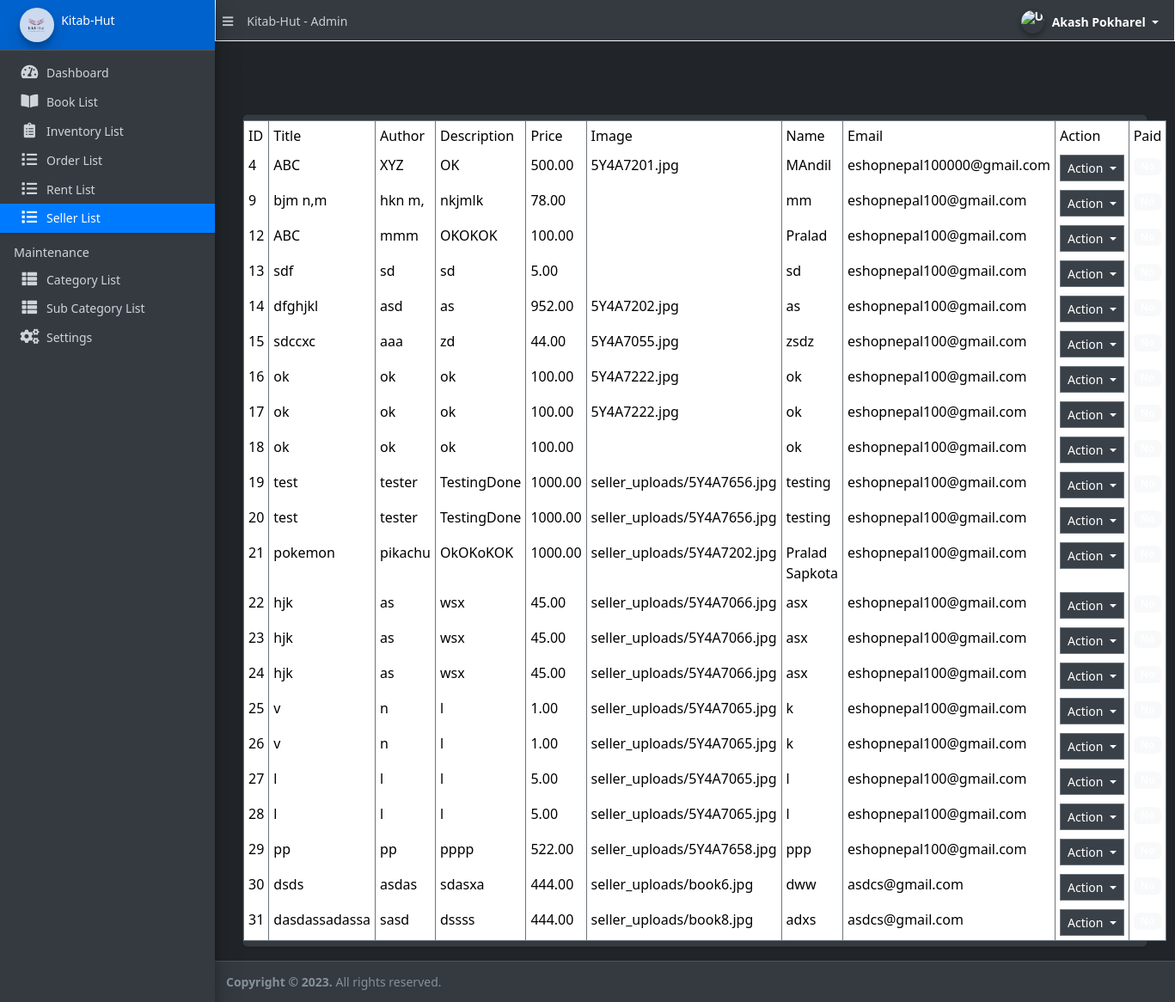
/admin/?page=seller (signed in), run on the app's committed database.
### tables this page shows
CREATE TABLE `selling_form` (
  `id` int(11) NOT NULL,
  `title` varchar(255) NOT NULL,
  `author` varchar(255) NOT NULL,
  `description` text NOT NULL,
  `price` decimal(10,2) NOT NULL,
  `image_url` varchar(255) NOT NULL,
  `seller_name` varchar(255) NOT NULL,
  `seller_email` varchar(255) NOT NULL,
  `paid` int(255) NOT NULL DEFAULT 0
);

### admin/seller/index.php (the view, shortened to what this page needs)
<?php
$host = "127.0.0.1";
$user = "root";
$password = "";
$database = "book_shop_db";
$conn = mysqli_connect($host, $user, $password, $database);
$query = " select * from selling_form ";
$result = mysqli_query($conn,$query);
?>
<!DOCTYPE html>
<html lang="en">
<head>
    <link rel="stylesheet" a href="CSS/bootstrap.css"/>
    <div class="card-header">
		<h3 class="card-title">List of Requests</h3>
	</div>
</head>
<body class="bg-dark">
        <div class="container">
            <div class="row">
                <div class="col m-auto">
                    <div class="card mt-5">
                        <table class="table table-bordered">
<tr>
  <td>ID</td>
  <td>Title</td>
  <td>Author</td>
  <td>Description</td>
  <td>Price</td>
  <td>Image</td>
  <td>Name</td>
  <td>Email</td>
  <td>Action</td>
  <td>Paid</td>
 </tr>
 <colgroup>
					<col width="5%">
					<col width="15%">
					<col width="25%">
					<col width="20%">
					<col width="10%">
					<col width="10%">
					<col width="15%">
				</colgroup>
 <?php
                                    while($row=mysqli_fetch_assoc($result))
                                    {
                                        $ID = $row['id'];
                                        $Title = $row['title'];
                                        $Author = $row['author'];
                                        $Description = $row['description'];
                                        $Price = $row['price'];
                                        $Image = $row['image_url'];
                                        $Name = $row['seller_name'];
                                        $Email = $row['seller_email'];
?>
                                    <tr>
                                        <td><?php echo $ID ?></td>
                                        <td><?php echo $Title ?></td>
                                        <td><?php echo $Author ?></td>
                                        <td><?php echo $Description ?></td>
                                        <td><?php echo $Price ?></td>
                                        <td><?php echo $Image ?></td>
                                        <td><?php echo $Name ?></td>
                                        <td><?php echo $Email ?></td>
																				<td align="center">
								 <button type="button" class="btn btn-flat btn-default btn-sm dropdown-toggle dropdown-icon" data-toggle="dropdown">
				                  		Action
				                  </button>
							</td>
							<td class="text-center">
                                <?php if($row['paid'] == 0): ?>
                                    <span class="badge badge-light">No</span>
                                <?php else: ?>
                                    <span class="badge badge-success">Yes</span>
                                <?php endif; ?>
                            </td>
                                    </tr>
                            <?php
                                    }
                            ?>
                        </table>
                    </div>
                </div>
            </div>
        </div>
</body>
</html>

### data on the page
selling_form: id "4", title "ABC", author "XYZ", description "OK", price "500.00", image_url "5Y4A7201.jpg", seller_name "MAndil", seller_email "eshopnepal100000@gmail.com"
selling_form: id "9", title "bjm n,m", author "hkn m,", description "nkjmlk", price "78.00", seller_name "mm", seller_email "eshopnepal100@gmail.com"
selling_form: id "12", title "ABC", author "mmm", description "OKOKOK", price "100.00", seller_name "Pralad", seller_email "eshopnepal100@gmail.com"
selling_form: id "13", title "sdf", author "sd", description "sd", price "5.00", seller_name "sd", seller_email "eshopnepal100@gmail.com"
selling_form: id "14", title "dfghjkl", author "asd", description "as", price "952.00", image_url "5Y4A7202.jpg", seller_name "as", seller_email "eshopnepal100@gmail.com"
selling_form: id "15", title "sdccxc", author "aaa", description "zd", price "44.00", image_url "5Y4A7055.jpg", seller_name "zsdz", seller_email "eshopnepal100@gmail.com"
selling_form: id "16", title "ok", author "ok", description "ok", price "100.00", image_url "5Y4A7222.jpg", seller_name "ok", seller_email "eshopnepal100@gmail.com"
selling_form: id "17", title "ok", author "ok", description "ok", price "100.00", image_url "5Y4A7222.jpg", seller_name "ok", seller_email "eshopnepal100@gmail.com"
selling_form: id "18", title "ok", author "ok", description "ok", price "100.00", seller_name "ok", seller_email "eshopnepal100@gmail.com"
selling_form: id "19", title "test", author "tester", description "TestingDone", price "1000.00", image_url "seller_uploads/5Y4A7656.jpg", seller_name "testing", seller_email "eshopnepal100@gmail.com"
selling_form: id "20", title "test", author "tester", description "TestingDone", price "1000.00", image_url "seller_uploads/5Y4A7656.jpg", seller_name "testing", seller_email "eshopnepal100@gmail.com"
selling_form: id "21", title "pokemon", author "pikachu", description "OkOKoKOK", price "1000.00", image_url "seller_uploads/5Y4A7202.jpg", seller_name "Pralad Sapkota", seller_email "eshopnepal100@gmail.com"
selling_form: id "22", title "hjk", author "as", description "wsx", price "45.00", image_url "seller_uploads/5Y4A7066.jpg", seller_name "asx", seller_email "eshopnepal100@gmail.com"
selling_form: id "23", title "hjk", author "as", description "wsx", price "45.00", image_url "seller_uploads/5Y4A7066.jpg", seller_name "asx", seller_email "eshopnepal100@gmail.com"
selling_form: id "24", title "hjk", author "as", description "wsx", price "45.00", image_url "seller_uploads/5Y4A7066.jpg", seller_name "asx", seller_email "eshopnepal100@gmail.com"
selling_form: id "25", title "v", author "n", description "l", price "1.00", image_url "seller_uploads/5Y4A7065.jpg", seller_name "k", seller_email "eshopnepal100@gmail.com"
selling_form: id "26", title "v", author "n", description "l", price "1.00", image_url "seller_uploads/5Y4A7065.jpg", seller_name "k", seller_email "eshopnepal100@gmail.com"
selling_form: id "27", title "l", author "l", description "l", price "5.00", image_url "seller_uploads/5Y4A7065.jpg", seller_name "l", seller_email "eshopnepal100@gmail.com"
selling_form: id "28", title "l", author "l", description "l", price "5.00", image_url "seller_uploads/5Y4A7065.jpg", seller_name "l", seller_email "eshopnepal100@gmail.com"
selling_form: id "29", title "pp", author "pp", description "pppp", price "522.00", image_url "seller_uploads/5Y4A7658.jpg", seller_name "ppp", seller_email "eshopnepal100@gmail.com"
selling_form: id "30", title "dsds", author "asdas", description "sdasxa", price "444.00", image_url "seller_uploads/book6.jpg", seller_name "dww", seller_email "asdcs@gmail.com"
selling_form: id "31", title "dasdassadassa", author "sasd", description "dssss", price "444.00", image_url "seller_uploads/book8.jpg", seller_name "adxs", seller_email "asdcs@gmail.com"

### other printed values
$_settings->info('name') "Kitab-Hut"
$_settings->userdata('firstname').' '.$_settings->userdata('lastname') "Akash Pokharel"
$_settings->info('short_name') "Kitab-Hut"
